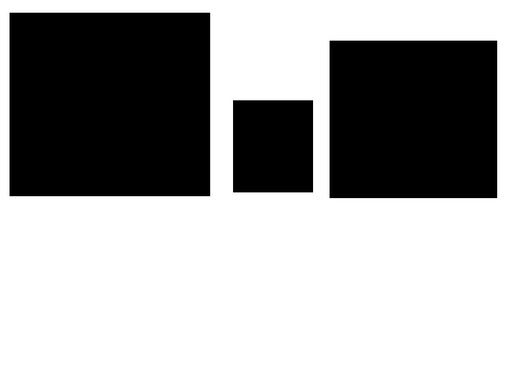
#> input picture img/shapes.jpg, 508 x 381 px, shrunk from 800 x 600 before the run
$ jupyter execute 'Image Segmentation, More of OP.ipynb'
#> lines starting #> are read from the running program, lines starting #| are printed output that depends on the picture; after the words box and inside, x2 and y2 are one past the last pixel; in counts of white or black regions, pixels touching at a corner belong together
[cell 1]
import numpy as np
from IPython.display import Image
import cv2
import matplotlib.pyplot as plt
import cv2

input = cv2.imread('./img/shapes.jpg')
#> input is the input picture: shape (381, 508, 3); min 0, max 255, mean 162
cv2.imshow("screen", input)
cv2.waitKey()
cv2.destroyAllWindows()

# Contours

[cell 2]
# Contours - lines or curves that covers full boundary of an object
#     Object Detection
#     Shape Analysis
input_gray = cv2.cvtColor(input, cv2.COLOR_BGR2GRAY)
input_gray_canny = cv2.Canny(input_gray, 30, 200)
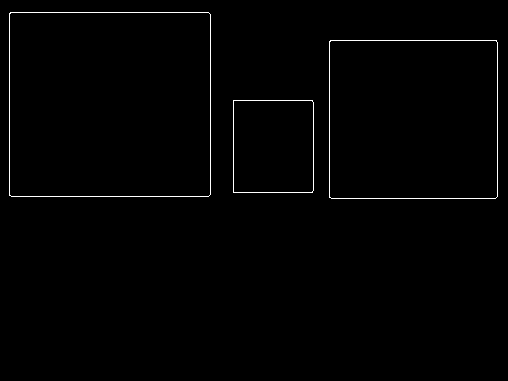
#> input_gray_canny: shape (381, 508); 0.91% white in thin lines or dots, all inside (x1, y1, x2, y2) = (9, 12, 498, 199)
contours, hierarchy = cv2.findContours(input_gray_canny.copy(), cv2.RETR_EXTERNAL, cv2.CHAIN_APPROX_NONE)
#> contours = 3 contours; box (x1, y1, x2, y2) and area: (9, 12, 211, 197) 36978, (329, 40, 498, 199) 26538, (233, 100, 314, 193) 7357
# Types of hierarchies are different depending upon whether you need external, internal, all contour points.
# here we use to retrieve External contours, thus used cv2.RETR_EXTERNAL
# cv2.RETR_LIST can also be used if there is any inside points of contours that need to be identified

# Chain Approx None stores the points of contours in a more optimized way: if the contour points are on the same line, it
# only saves starting and ending points, say for a line.
cv2.imshow("contours", input_gray_canny)
cv2.waitKey()
cv2.destroyAllWindows()
plt.imshow(input_gray_canny)
#> (this line was passed over: IPython is not available in this run)

[cell 3]
print(len(contours))
#| 3
cv2.drawContours(input, contours, -1, (0, 255, 0), 3)
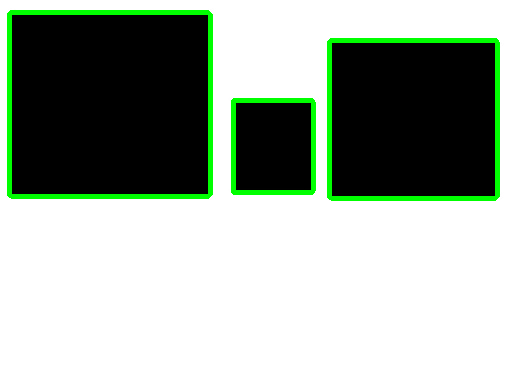
#> input: shape (381, 508, 3); 4.52% of pixels changed, all inside (x1, y1, x2, y2) = (7, 10, 500, 201)
cv2.imshow("contours", input)
cv2.waitKey()
cv2.destroyAllWindows()
plt.imshow(input)
#> (this line was passed over: IPython is not available in this run)

## Sorting Contours

[cell 4]
# Sorting contours can be helpful in terms of size. Smallest contours can be noise to remove,
# largest contours can be main object to extract and detect
input = cv2.imread("img/bunchofshapes.jpg")
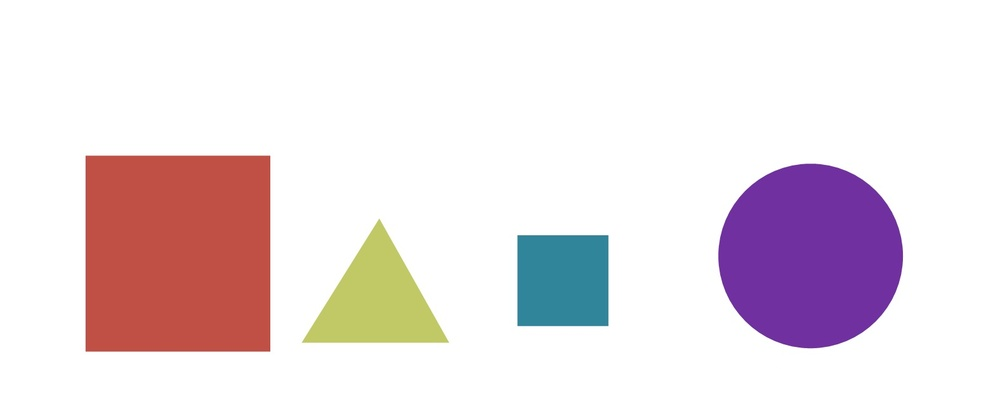
#> input picture img/bunchofshapes.jpg, 1000 x 409 px, shrunk from 1576 x 645 before the run
#> input is the input picture: shape (409, 1000, 3); mean B, G, R 226.7, 222.2, 234.4
blank = np.zeros((input.shape[0], input.shape[1], 3))
input_gray = cv2.cvtColor(input, cv2.COLOR_BGR2GRAY)
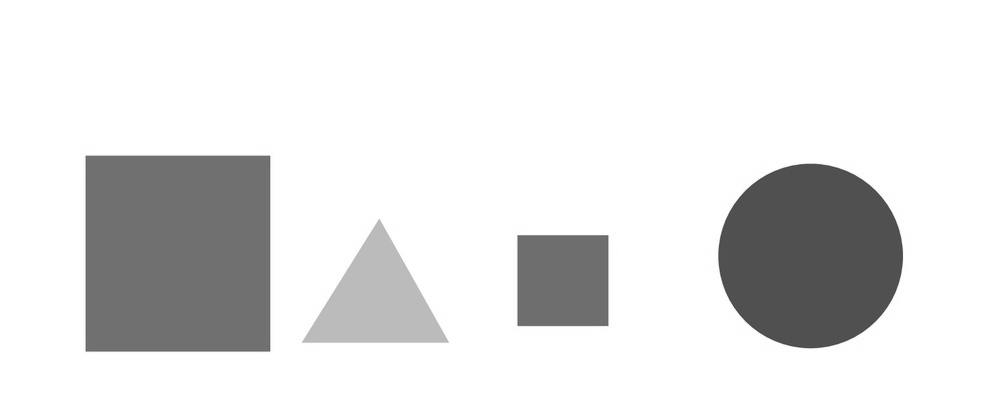
#> input_gray: shape (409, 1000); min 61, max 255, mean 226.4
input_gray_canny = cv2.Canny(input_gray, 50, 200)
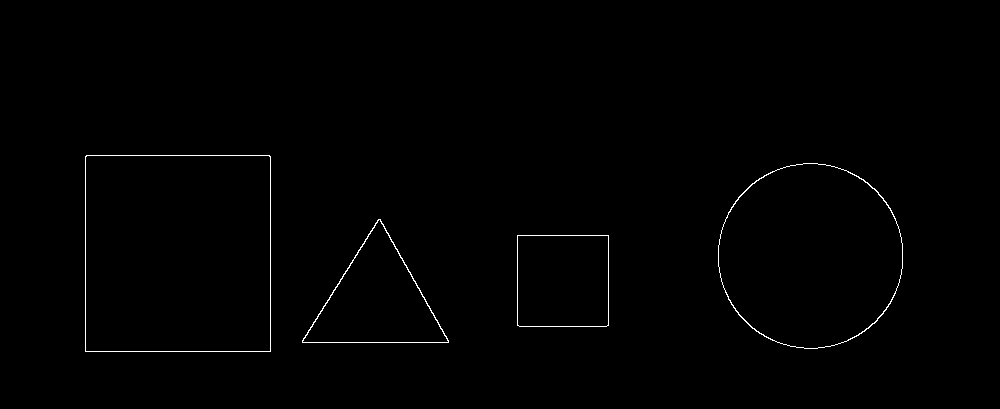
#> input_gray_canny: shape (409, 1000); 0.57% white in thin lines or dots, all inside (x1, y1, x2, y2) = (85, 155, 903, 352)

contours, hierarchy = cv2.findContours(input_gray_canny.copy(), cv2.RETR_EXTERNAL, cv2.CHAIN_APPROX_NONE)
#> contours = 4 contours; box (x1, y1, x2, y2) and area: (85, 155, 271, 352) 36259, (718, 163, 903, 349) 26813, (302, 219, 449, 343) 9207, (517, 235, 609, 327) 8278
cv2.imshow("contours", input_gray_canny)
cv2.waitKey()
cv2.destroyAllWindows()
plt.imshow(input_gray_canny)
#> (this line was passed over: IPython is not available in this run)

cv2.drawContours(blank, contours, -1, (0, 255, 0),3)
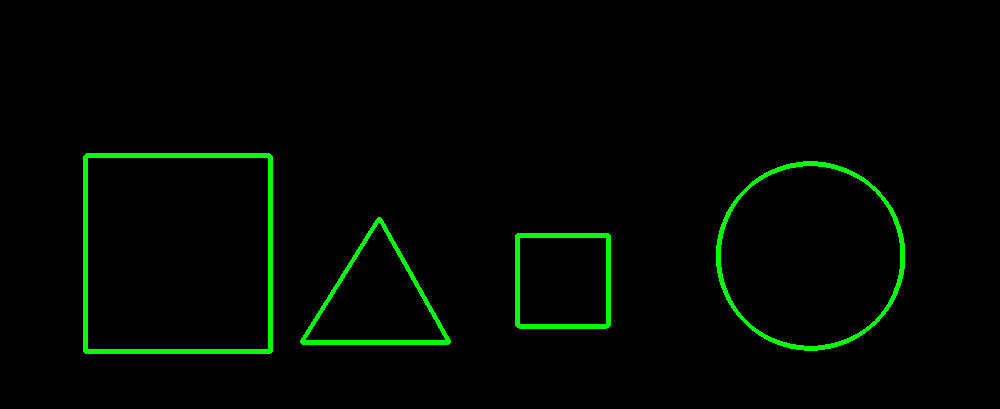
#> blank: shape (409, 1000, 3) float64; mean of channels 0, 1, 2 0, 6.3, 0; drawn as B, G, R
cv2.imshow("contoursblank", blank)
cv2.waitKey()
cv2.destroyAllWindows()
plt.imshow(blank)
#> (this line was passed over: IPython is not available in this run)

cv2.drawContours(input, contours, -1, (0, 255, 0),3)
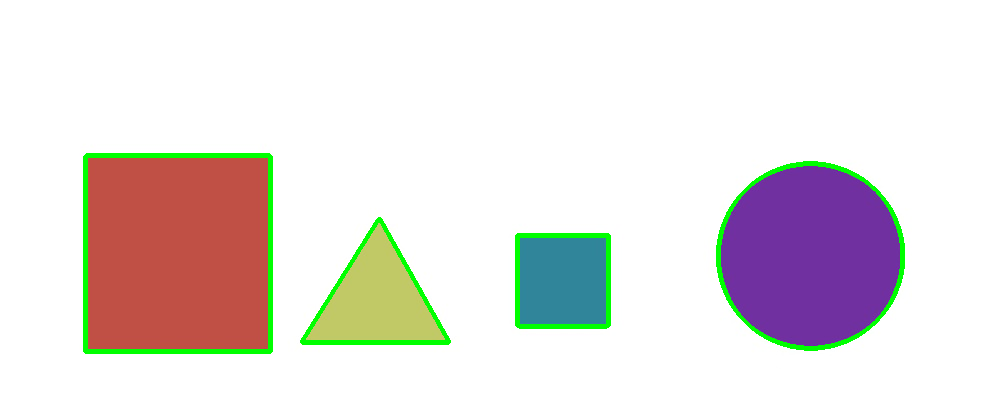
#> input: shape (409, 1000, 3); 2.49% of pixels changed, all inside (x1, y1, x2, y2) = (83, 153, 905, 354)
cv2.imshow("contoursblankin", blank)
cv2.waitKey()
cv2.destroyAllWindows()
plt.imshow(blank)
#> (this line was passed over: IPython is not available in this run)

[cell 5]
cv2.imshow("contoursblank", input)
cv2.waitKey()
cv2.destroyAllWindows()
plt.imshow(input)
#> (this line was passed over: IPython is not available in this run)

# Contour Approximation and Convex Hull

[cell 6]
hand = cv2.imread('img/hand.jpg')
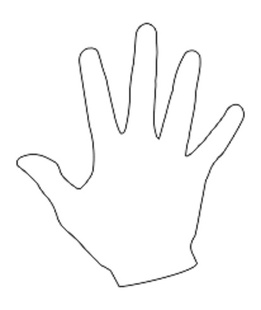
#> input picture img/hand.jpg, 261 x 310 px, shrunk from 412 x 488 before the run
#> hand is the input picture: shape (310, 261, 3); min 45, max 255, mean 250.1
hand_gray = cv2.cvtColor(hand, cv2.COLOR_BGR2GRAY)
ret, thresh = cv2.threshold(hand_gray, 176, 255, 0)
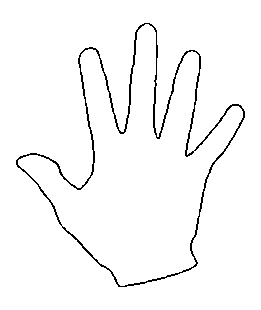
#> thresh: shape (310, 261); 97.2% white; black in thin lines or dots, all inside (x1, y1, x2, y2) = (16, 23, 245, 287)
contours, hierarchy = cv2.findContours(thresh.copy(), cv2.RETR_LIST, cv2.CHAIN_APPROX_NONE)
#> contours = 3 contours; box (x1, y1, x2, y2) and area: (0, 0, 261, 310) 80340, (15, 22, 202, 227) 2372, (61, 103, 246, 288) 1094
cv2.imshow("contoursblank", thresh)

n = len(contours) - 1
#> n = 2
contours = sorted(contours, key = cv2.contourArea, reverse=False)[:n]
#> contours = 2 contours; box (x1, y1, x2, y2) and area: (15, 22, 202, 227) 2372, (61, 103, 246, 288) 1094

for c in contours:
    hull = cv2.convexHull(c)
    cv2.drawContours(hand, [hull], 0, (0, 255, 0), 2)
    cv2.imshow("convex", hand)
#> this loop made 2 passes
#> pass 2, `cv2.imshow("convex", hand)`:
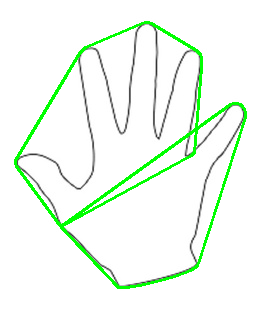
#> window 'convex': shape (310, 261, 3); mean B, G, R 239.7, 250.6, 239.7
cv2.waitKey()
cv2.destroyAllWindows()
plt.imshow(hand)
#> (this line was passed over: IPython is not available in this run)
